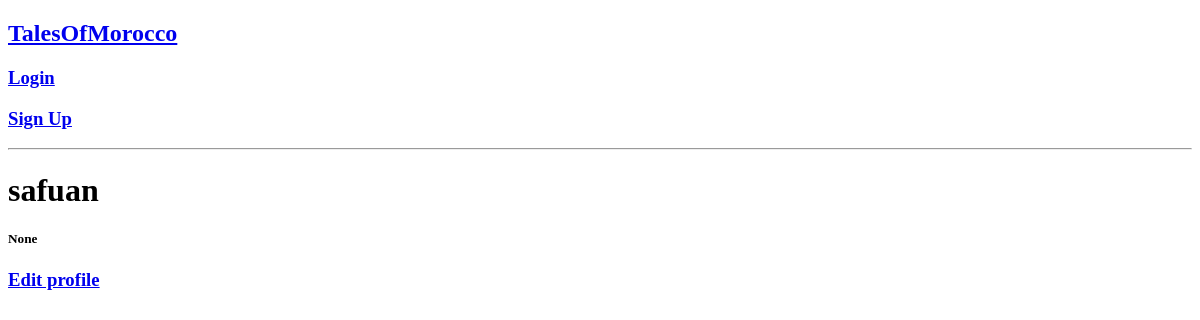
/profile/2/, run on an earlier commit of the app's database.
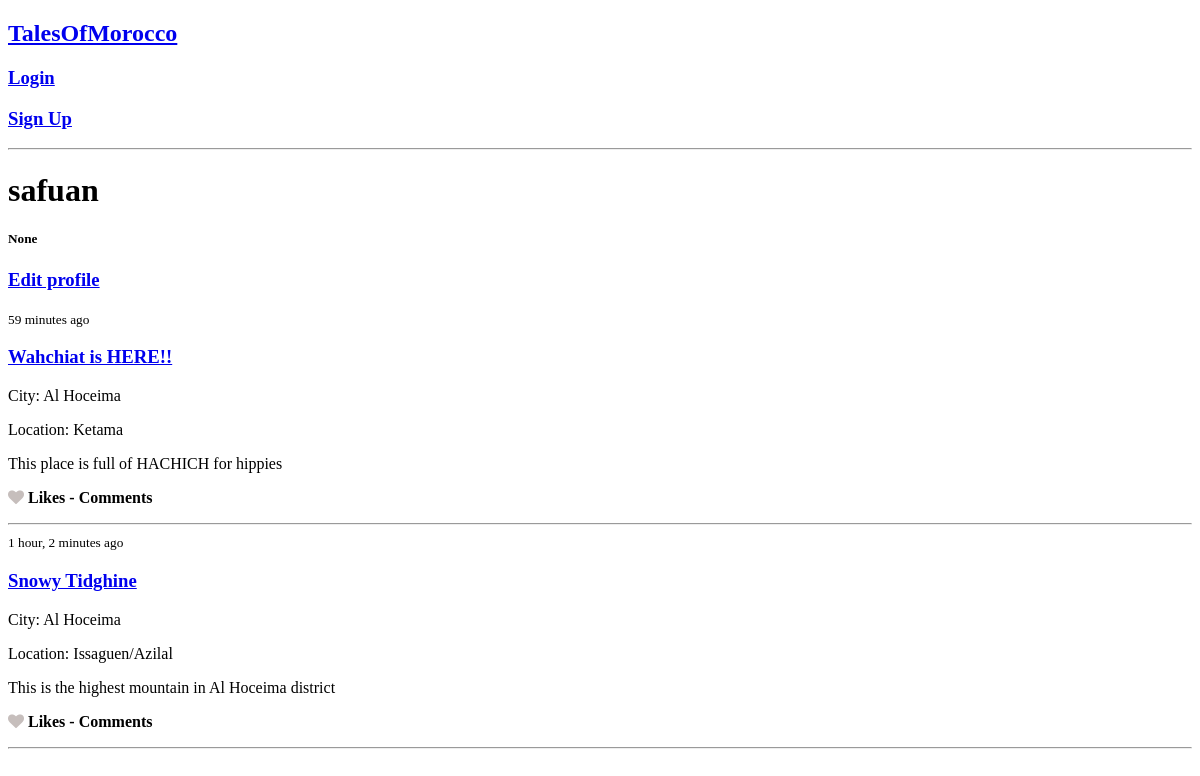
And on a later commit of the database.
### base/models.py (models this page shows, shortened)
class BlogPost(models.Model):
    author = models.ForeignKey(User, on_delete=models.CASCADE, null=True)
    title = models.CharField(max_length=200)
    city = models.ForeignKey(City, on_delete=models.SET_NULL, null=True)
    specific_location = models.CharField(max_length=200, null=True, blank=True)
    description = models.TextField(null=False, blank=False)
    food = models.CharField(max_length=200, blank=True)
    food_rating = models.IntegerField(null=True, blank=True,
                                      validators=[MinValueValidator(1),
                                                  MaxValueValidator(5)])
    accommodation = models.CharField(max_length=200, blank=True)
    accommodation_rating = models.IntegerField(null=True, blank=True,
                                               validators=[MinValueValidator(1),
                                                           MaxValueValidator(5)])
    picture = models.ImageField(null=True, blank=True)
    likes = models.IntegerField(default=0)
    updated = models.DateTimeField(auto_now=True)
    created = models.DateTimeField(auto_now_add=True)
    class Meta:
        ordering = ['-updated', '-created']

class City(models.Model):
    name = models.CharField(max_length=200)
    def __str__(self) -> str:
        return self.name

### base/views.py (the view)
# urls.py: path('profile/<str:pk>/', views.profilePage, name='profile'),
def profilePage(request, pk):
    user = User.objects.get(id=int(pk))
    posts = BlogPost.objects.filter(author__id=int(pk))
    context = {
        'title': 'Profile Page',
        'user': user,
        'posts': posts
    }
    return render(request, 'profile.html', context)

### base/templates/profile.html
{% extends 'layout.html' %}
{% block content %}
  <h1>{{ user.username }}</h1>
  <h5>{{ user.bio }}</h5>
  <h3><a href="{% url 'update-profile' user.id %}">Edit profile</a></h3>
  <div>
    {% for post in posts %}
    <div>
      <small>{{ post.created | timesince }} ago</small>
        <h3><a href="{% url 'blog' post.id %}">{{ post.title }}</a></h3>
        <p>City: {{ post.city }}</p>
        <p>Location: {{ post.specific_location }}</p>
        <p>{{ post.description }}</p>
        <p><i class="fa fa-heart"></i> <b>Likes - {{ post.comments.count }} Comments</b></p>
        <hr>
    </div>
    {% endfor %}
  </div>
{% endblock content %}

What changed in the data, as far as the page shows it:
added BlogPost: created "59 minutes", title "Wahchiat is HERE!!", city "Al Hoceima", specific_location "Ketama", description "This place is full of HACHICH for hippies"
added BlogPost: created "1 hour, 2 minutes", title "Snowy Tidghine", city "Al Hoceima", specific_location "Issaguen/Azilal", description "This is the highest mountain in Al Hoceima district"
